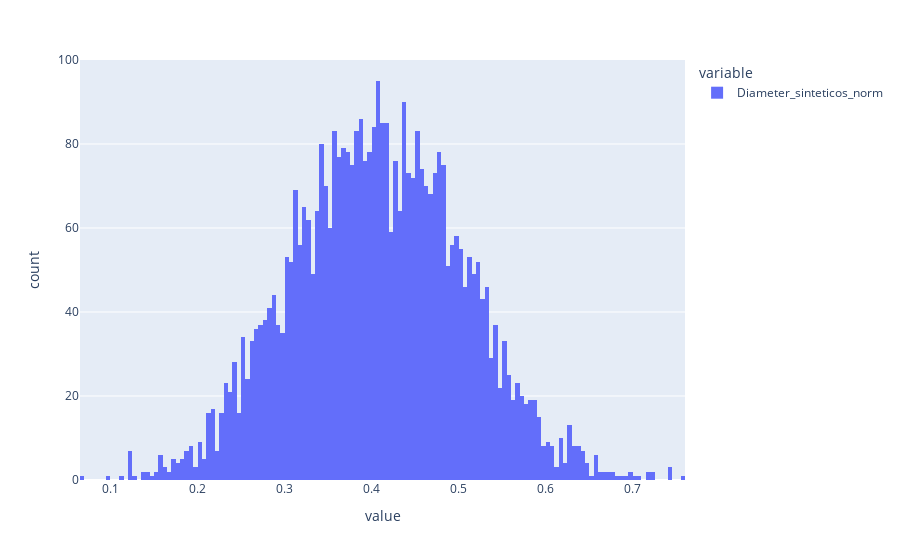

The notebook cell saved with this chart:
### Code cell
data["Diameter_sinteticos_norm"] = aux
fig_synt_norm = px.histogram(data["Diameter_sinteticos_norm"], nbins=300)
fig_synt_norm.show()

### Figure 1 — Plotly figure (JSON) as saved in the notebook; plotly's stock layout.template omitted (floating-point values rounded to 4 significant figures; data arrays with more than 128 entries replaced by an {"elided": "..."} marker saying what was removed)
{"data": [{"alignmentgroup": "True", "bingroup": "x", "hovertemplate": "variable=Diameter_sinteticos_norm<br>value=%{x}<br>count=%{y}<extra></extra>", "legendgroup": "Diameter_sinteticos_norm", "marker": {"color": "#636efa", "pattern": {"shape": ""}}, "name": "Diameter_sinteticos_norm", "nbinsx": 300, "offsetgroup": "Diameter_sinteticos_norm", "orientation": "v", "showlegend": true, "type": "histogram", "x": {"elided": "4177 float values"}, "xaxis": "x", "yaxis": "y"}], "layout": {"barmode": "relative", "legend": {"title": {"text": "variable"}, "tracegroupgap": 0}, "margin": {"t": 60}, "xaxis": {"anchor": "y", "domain": [0, 1], "title": {"text": "value"}}, "yaxis": {"anchor": "x", "domain": [0, 1], "title": {"text": "count"}}}}
